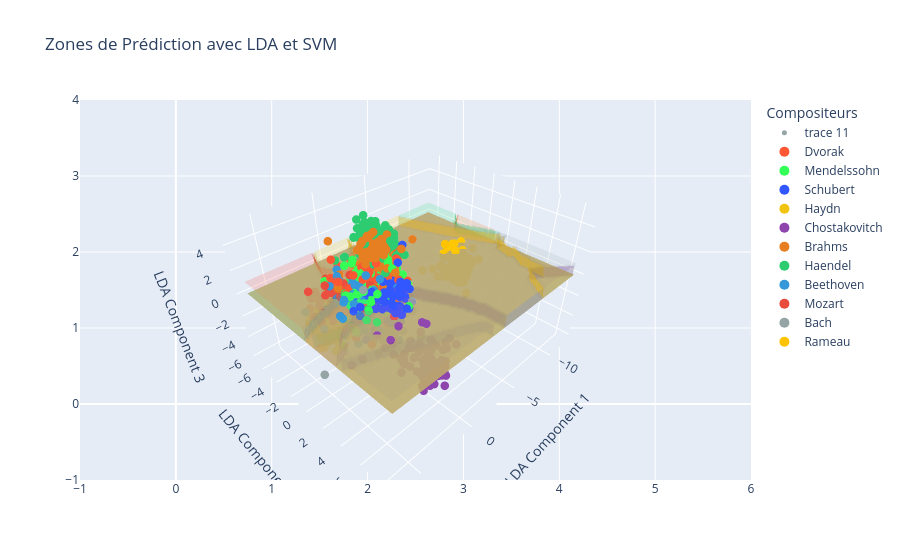

This figure's notebook cell:
### Code cell
import numpy as np
import plotly.graph_objects as go
from sklearn.discriminant_analysis import LinearDiscriminantAnalysis as LDA
from sklearn.svm import SVC
from sklearn.datasets import make_classification
from sklearn.preprocessing import LabelEncoder

# Appliquer LDA pour réduire la dimensionnalité à 3
lda = LDA(n_components=3)
X_lda = lda.fit_transform(X, y)

# Entraîner un SVM sur les données transformées
svm = SVC(kernel='sigmoid', probability=True)
svm.fit(X_lda, y)

# Créer une grille pour prédire les zones
x_min, x_max = X_lda[:, 0].min() - 1, X_lda[:, 0].max() + 1
y_min, y_max = X_lda[:, 1].min() - 1, X_lda[:, 1].max() + 1
xx, yy = np.meshgrid(np.linspace(x_min, x_max, 100), np.linspace(y_min, y_max, 100))

# Prédire les classes sur la grille
Z = svm.predict(np.c_[xx.ravel(), yy.ravel(), np.zeros_like(xx.ravel())])  # On fixe la troisième dimension à 0
Z = Z.reshape(xx.shape)

# Liste de 11 couleurs
colors_list = [
    "#FF5733",  # Rouge
    "#33FF57",  # Vert
    "#3357FF",  # Bleu
    "#F1C40F",  # Jaune
    "#8E44AD",  # Violet
    "#E67E22",  # Orange
    "#2ECC71",  # Vert clair
    "#3498DB",  # Bleu clair
    "#E74C3C",  # Rouge clair
    "#95A5A6",  # Gris
    "#FFC300"   # Jaune doré
]

# Créer un mappage des labels à des indices
unique_labels = list(set(y))  # Obtenir les labels uniques
label_to_index = {label: index for index, label in enumerate(unique_labels)}  # Dictionnaire de mappage

# Mapper les couleurs aux labels
color_labels = [colors_list[label_to_index[label]] for label in y]

# Tracer les zones de prédiction
fig = go.Figure()

# Ajouter les zones de décision
for i, label in enumerate(unique_labels):
    # Créer un masque pour chaque classe
    mask = (Z == label)  # Créer un masque pour la classe
    fig.add_trace(go.Surface(z=mask.astype(float), x=xx[0], y=yy[:, 0], colorscale=[[0, colors_list[i]], [1, colors_list[i]]], showscale=False, name=label, opacity=0.2))

# Ajouter les points d'origine avec les couleurs associées
fig.add_trace(go.Scatter3d(x=X_lda[:, 0], y=X_lda[:, 1], z=X_lda[:, 2], mode='markers', 
                             marker=dict(color=color_labels, size=5)))


# Ajouter des traces pour la légende des compositeurs
for i, label in enumerate(unique_labels):
    fig.add_trace(go.Scatter(
        x=[None], y=[None], mode='markers', 
        marker=dict(color=colors_list[i], size=10), 
        name=label  # Nom du compositeur pour la légende
    ))

# Configurer le layout
fig.update_layout(scene=dict(xaxis_title='LDA Component 1',
                              yaxis_title='LDA Component 2',
                              zaxis_title='LDA Component 3'),
                legend = dict(title='Compositeurs'),
                  title='Zones de Prédiction avec LDA et SVM')

# Afficher le graphique
fig.show()
